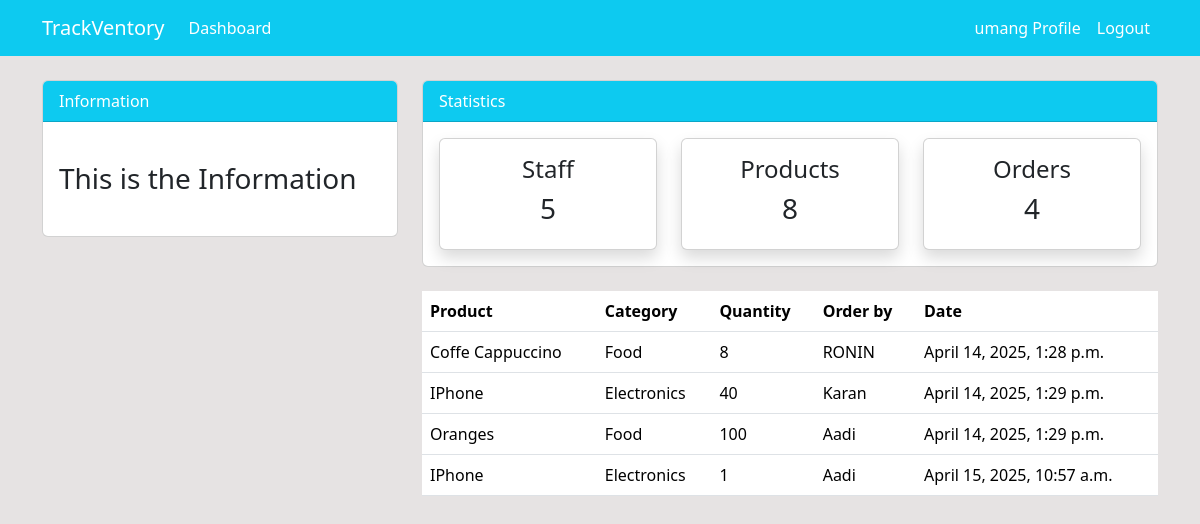
/order/ (signed in), run on the app's committed database.
### dashboard/models.py (models this page shows, shortened)
class Order(models.Model):
    product=models.ForeignKey(Product,on_delete=models.CASCADE,null=True)
    staff=models.ForeignKey(User,models.CASCADE,null=True)
    order_quantity=models.PositiveIntegerField(null=True)
    date=models.DateTimeField(auto_now_add=True)
    class Meta:
        verbose_name_plural='Order'

class Product(models.Model):
    name=models.CharField(max_length=100,null=True)
    category=models.CharField(max_length=20, choices=CATEGORY,null=True)
    quantity=models.PositiveIntegerField(null=True)
    class Meta:
        verbose_name_plural='Product'

### dashboard/views.py (the view)
# urls.py: path('order/',views.order,name='dashboard-order'),
@login_required
def order(request):
    orders=Order.objects.all()
    orders_count=orders.count()
    workers_count=User.objects.all().count()
    products_count=Product.objects.all().count()
    context={
        'orders':orders,
        'workers_count':workers_count,
        'products_count':products_count,
        'orders_count':orders_count,
    }
    return render(request,'dashboard/order.html',context)

### templates/dashboard/order.html (shortened to what this page needs)
{% extends 'partials/base.html' %}
{% block content %}
{% include 'partials/topnav.html' %}
<div class="container">
    <div class="row my-4">
        <div class="col-md-4">
        </div>
        <div class="col-md-8">
            <table class="table bg-white">
                <thead class="bg-info">
                    <tr class="text-white">
                        <th scope="col">Product</th>
                        <th scope="col">Category</th>
                        <th scope="col">Quantity</th>
                        <th scope="col">Order by</th>
                        <th scope="col">Date</th>
                    </tr>
                </thead>
                <tbody>
                    {% for orders in orders%}
                    <tr>
                        <td>{{orders.product.name}}</td>
                        <td>{{orders.product.category}}</td>
                        <td>{{orders.order_quantity}}</td>
                        <td>{{orders.staff.username}}</td>
                        <td>{{orders.date}}</td>
                    </tr>
                    {% endfor %}
                </tbody>
            </table>
        </div>
    </div>
</div>
{% endblock %}

### templates/partials/nav.html (shortened to what this page needs)
<nav class="navbar navbar-expand-lg navbar-info bg-info">
    <div class="container d-flex justify-content-between align-items-center">
        <a class="navbar-brand text-white font-weight-bold" href="{% url 'dashboard-index' %}">TrackVentory</a>
        {% if user.is_authenticated %}
        <ul class="navbar-nav mr-auto">
            <li class="nav-item">
                <a class="nav-link text-white" href="{% url 'dashboard-index' %}">Dashboard</a>
            </li>
        </ul>
        <div class="collapse navbar-collapse justify-content-end" id="navbarContent">
            <ul class="navbar-nav d-flex align-items-center">
                <li class="nav-item">
                    <a class="nav-link text-white" href="{% url 'user-profile' %}">{{ user.username }} Profile</a>
                </li>
                <li class="nav-item">
                    <a class="nav-link text-white" href="#"
                        onclick="event.preventDefault(); document.getElementById('logout-form').submit();">Logout</a>
                </li>
            </ul>
        </div>
        {% endif %}
    </div>
</nav>

### static/style.css (style rules this page uses)
body { background: rgb(230, 227, 227); }

### data on the page
Order: product.name "Coffe Cappuccino", product.category "Food", order_quantity "8", staff.username "RONIN", date "April 14, 2025, 1:28 p.m."
Order: product.name "IPhone", product.category "Electronics", order_quantity "40", staff.username "Karan", date "April 14, 2025, 1:29 p.m."
Order: product.name "Oranges", product.category "Food", order_quantity "100", staff.username "Aadi", date "April 14, 2025, 1:29 p.m."
Order: product.name "IPhone", product.category "Electronics", order_quantity "1", staff.username "Aadi", date "April 15, 2025, 10:57 a.m."

### other printed values
{{ user.username }} "umang"
{{ workers_count }} "5"
{{ products_count }} "8"
{{ orders_count }} "4"
